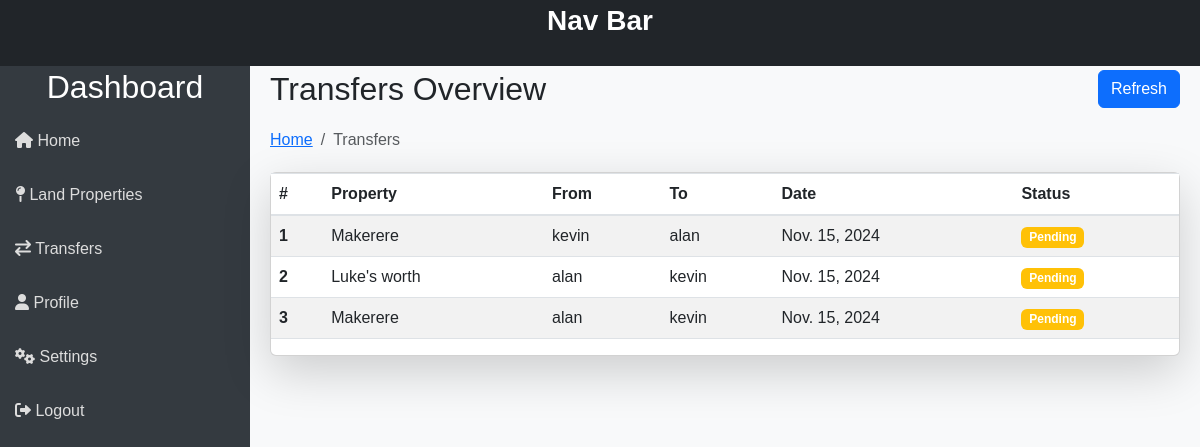
Before: /properties/transfers/ (signed in) with the older database file.
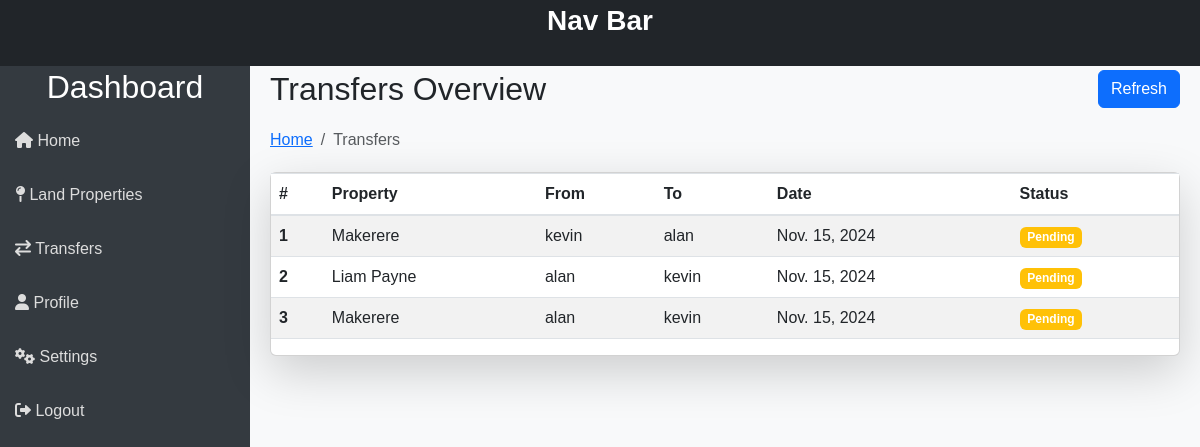
After: the same page with the newer database file.
### properties/models.py (models this page shows, shortened)
class OwnershipTransfer(models.Model):
    land_property = models.ForeignKey(LandProperty, on_delete=models.SET_NULL, related_name='transfers', null=True)
    current_owner = models.ForeignKey(User, on_delete=models.CASCADE, related_name='owned_transfers')
    new_owner = models.ForeignKey(User, on_delete=models.CASCADE, related_name='transfers')
    request_date = models.DateField(auto_now_add=True)
    status = models.IntegerField(default=1) # 0 Denied, 1 Pending, 2 Approved
    added_by = models.ForeignKey(User, on_delete=models.CASCADE, related_name='added_transfers')
    created_at = models.DateTimeField(auto_now_add=True)
    updated_at = models.DateTimeField(auto_now=True)

class LandProperty(models.Model):
    name = models.CharField(max_length=255)
    PID = models.CharField(max_length=255, null=True)
    owner = models.ForeignKey(User, on_delete=models.CASCADE, related_name='properties')
    location = models.OneToOneField(Location, on_delete=models.SET_NULL, null=True)
    size = models.DecimalField(max_digits=10, decimal_places=2) # Area In Acres
    valuation = models.DecimalField(max_digits=15, decimal_places=2)
    status = models.IntegerField(default=1) # 0 Deleted, 1 Available, 2 Under Transfer
    added_by = models.ForeignKey(User, on_delete=models.CASCADE, related_name='added_properties')
    created_at = models.DateTimeField(auto_now_add=True)
    updated_at = models.DateTimeField(auto_now=True)

### users/models.py (models this page shows, shortened)
class User(AbstractUser):
    role = models.IntegerField(default=3)  # 1 = Admin, 2 = Government Official, 3 = Landowner
    nin = models.CharField(max_length=15, blank=True, null=True)

### properties/views.py (the view)
# urls.py: path('transfers/', views.transfers, name="transfers"),  # Includes properties app URLs
def transfers(request):
    user = request.user
    property_transfers = OwnershipTransfer.objects.filter(
        models.Q(current_owner=user) | models.Q(new_owner=user)
    )
    context = {
        'transfers': property_transfers
    }
    return render(request, 'properties/transfers.html', context)

### properties/templates/properties/transfers.html
{% extends "templates/index.html" %}
{% block content %}
<div class="main-content">
    <div class="header">
        <h2>Transfers Overview</h2>
        <button
            class="btn btn-primary"
            onclick="this.innerText='Loading...'; location.reload();"
        >
            Refresh
        </button>
    </div>
    <nav aria-label="breadcrumb">
        <ol class="breadcrumb">
            <li class="breadcrumb-item"><a href="{% url 'dashboard' %}">Home</a></li>
            <li class="breadcrumb-item active" aria-current="page">Transfers</li>
        </ol>
    </nav>
    <div class="card bg-white shadow-lg">
        <table class="table table-striped">
            <thead>
                <tr>
                    <th scope="col">#</th>
                    <th scope="col">Property</th>
                    <th scope="col">From</th>
                    <th scope="col">To</th>
                    <th scope="col">Date</th>
                    <th scope="col">Status</th>
                </tr>
            </thead>
            <tbody>
                {% for transfer in transfers %}
                <tr>
                    <th scope="row">{{ forloop.counter }}</th>
                    <td>{{ transfer.land_property.name }}</td>
                    <td>{{ transfer.current_owner.username }}</td>
                    <td>{{ transfer.new_owner.username }}</td>
                    <td>{{ transfer.request_date }}</td>
                    <td>
                        {% if transfer.status == 1 %}
                            <span class="badge bg-warning">Pending</span>
                        {% elif transfer.status == 2 %}
                            <span class="badge bg-success">Successful</span>
                        {% else %}
                            <span class="badge bg-danger">Unknown</span>
                        {% endif %}
                    </td>
                </tr>
                {% endfor %}
            </tbody>
        </table>
    </div>
</div>
{% endblock %}

Changed rows visible on the page:
changed through a linked row, OwnershipTransfer: land_property.name "Luke's worth" → "Liam Payne"
